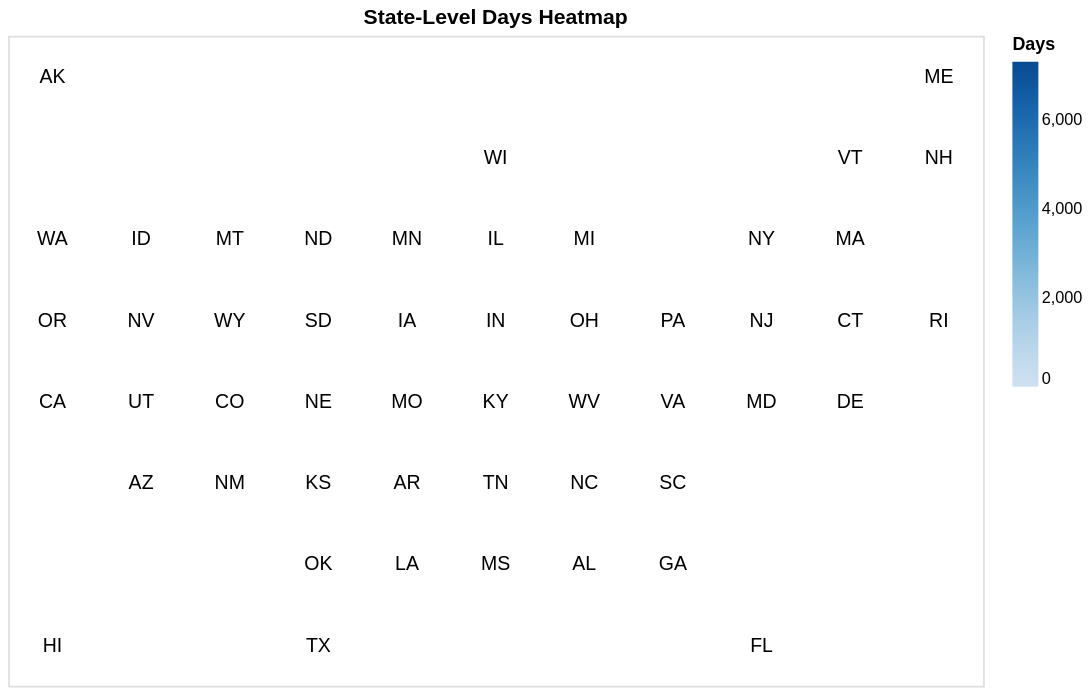

Notebook code for this chart:
### Code cell
text

### Figure 1 — Vega-Lite specification as saved in the notebook (floating-point values rounded to 4 significant figures)
{"config": {"view": {"continuousWidth": 300, "continuousHeight": 300}}, "data": {"name": "data-b9a5b9e547c3d61a16795750ec160bde"}, "mark": {"type": "text", "align": "center", "baseline": "middle", "fill": "black", "fontSize": 12}, "encoding": {"color": {"field": "days", "legend": {"title": "Days"}, "scale": {"scheme": "blues"}, "type": "quantitative"}, "text": {"field": "code", "type": "ordinal"}, "tooltip": [{"field": "code", "type": "nominal"}, {"field": "days", "type": "quantitative"}], "x": {"axis": null, "field": "col", "type": "ordinal"}, "y": {"axis": null, "field": "row", "type": "ordinal"}}, "height": 400, "title": "State-Level Days Heatmap", "width": 600, "$schema": "https://vega.github.io/schema/vega-lite/v5.20.1.json", "datasets": {"data-b9a5b9e547c3d61a16795750ec160bde": [{"id": 1, "publication": "New York Times 2", "state": "Alaska", "code": "AK", "col": 3, "row": 1, "State": "Alaska", "Abbreviation": "AK", "duration": "days", "estimate": null, "day_multiplier": 2.0, "days": 2.0}, {"id": 2, "publication": "New York Times 2", "state": "Washington", "code": "WA", "col": 3, "row": 3, "State": "Washington", "Abbreviation": "WA", "duration": "years", "estimate": 8.0, "day_multiplier": 365.0, "days": 2920.0}, {"id": 3, "publication": "New York Times 2", "state": "Oregon", "code": "OR", "col": 3, "row": 4, "State": "Oregon", "Abbreviation": "OR", "duration": "weeks", "estimate": 1.5, "day_multiplier": 7.0, "days": 10.5}, {"id": 4, "publication": "New York Times 2", "state": "California", "code": "CA", "col": 3, "row": 5, "State": "California", "Abbreviation": "CA", "duration": "months", "estimate": 7.0, "day_multiplier": 30.0, "days": 210.0}, {"id": 5, "publication": "New York Times 2", "state": "Hawaii", "code": "HI", "col": 3, "row": 8, "State": "Hawaii", "Abbreviation": "HI", "duration": "---", "estimate": null, "day_multiplier": 0.0, "days": 0.0}, {"id": 6, "publication": "New York Times 2", "state": "Idaho", "code": "ID", "col": 4, "row": 3, "State": "Idaho", "Abbreviation": "ID", "duration": "hours", "estimate": null, "day_multiplier": 0.5, "days": 0.5}, {"id": 7, "publication": "New York Times 2", "state": "Nevada", "code": "NV", "col": 4, "row": 4, "State": "Nevada", "Abbreviation": "NV", "duration": "weeks", "estimate": null, "day_multiplier": 7.0, "days": 7.0}, {"id": 8, "publication": "New York Times 2", "state": "Utah", "code": "UT", "col": 4, "row": 5, "State": "Utah", "Abbreviation": "UT", "duration": "days", "estimate": null, "day_multiplier": 4.0, "days": 4.0}, {"id": 9, "publication": "New York Times 2", "state": "Arizona", "code": "AZ", "col": 4, "row": 6, "State": "Arizona", "Abbreviation": "AZ", "duration": "weeks", "estimate": 1.0, "day_multiplier": 7.0, "days": 7.0}, {"id": 10, "publication": "New York Times 2", "state": "Montana", "code": "MT", "col": 5, "row": 3, "State": "Montana", "Abbreviation": "MT", "duration": "hours", "estimate": null, "day_multiplier": 0.5, "days": 0.5}, {"id": 11, "publication": "New York Times 2", "state": "Wyoming", "code": "WY", "col": 5, "row": 4, "State": "Wyoming", "Abbreviation": "WY", "duration": "hours", "estimate": null, "day_multiplier": 0.5, "days": 0.5}, {"id": 12, "publication": "New York Times 2", "state": "Colorado", "code": "CO", "col": 5, "row": 5, "State": "Colorado", "Abbreviation": "CO", "duration": "weeks", "estimate": 2.0, "day_multiplier": 7.0, "days": 14.0}, {"id": 13, "publication": "New York Times 2", "state": "New Mexico", "code": "NM", "col": 5, "row": 6, "State": "New Mexico", "Abbreviation": "NM", "duration": "weeks", "estimate": null, "day_multiplier": 7.0, "days": 7.0}, {"id": 14, "publication": "New York Times 2", "state": "North Dakota", "code": "ND", "col": 6, "row": 3, "State": "North Dakota", "Abbreviation": "ND", "duration": "hours", "estimate": null, "day_multiplier": 0.5, "days": 0.5}, {"id": 15, "publication": "New York Times 2", "state": "South Dakota", "code": "SD", "col": 6, "row": 4, "State": "South Dakota", "Abbreviation": "SD", "duration": "days", "estimate": null, "day_multiplier": 2.0, "days": 2.0}, {"id": 16, "publication": "New York Times 2", "state": "Nebraska", "code": "NE", "col": 6, "row": 5, "State": "Nebraska", "Abbreviation": "NE", "duration": "hours", "estimate": null, "day_multiplier": 0.5, "days": 0.5}, {"id": 17, "publication": "New York Times 2", "state": "Kansas", "code": "KS", "col": 6, "row": 6, "State": "Kansas", "Abbreviation": "KS", "duration": "days", "estimate": null, "day_multiplier": 2.0, "days": 2.0}, {"id": 18, "publication": "New York Times 2", "state": "Oklahoma", "code": "OK", "col": 6, "row": 7, "State": "Oklahoma", "Abbreviation": "OK", "duration": "hours", "estimate": null, "day_multiplier": 0.5, "days": 0.5}, {"id": 19, "publication": "New York Times 2", "state": "Texas", "code": "TX", "col": 6, "row": 8, "State": "Texas", "Abbreviation": "TX", "duration": "days", "estimate": null, "day_multiplier": 4.0, "days": 4.0}, {"id": 20, "publication": "New York Times 2", "state": "Minnesota", "code": "MN", "col": 7, "row": 3, "State": "Minnesota", "Abbreviation": "MN", "duration": "weeks", "estimate": null, "day_multiplier": 7.0, "days": 7.0}, {"id": 21, "publication": "New York Times 2", "state": "Iowa", "code": "IA", "col": 7, "row": 4, "State": "Iowa", "Abbreviation": "IA", "duration": "days", "estimate": null, "day_multiplier": 2.0, "days": 2.0}, {"id": 22, "publication": "New York Times 2", "state": "Missouri", "code": "MO", "col": 7, "row": 5, "State": "Missouri", "Abbreviation": "MO", "duration": "days", "estimate": null, "day_multiplier": 2.0, "days": 2.0}, {"id": 23, "publication": "New York Times 2", "state": "Arkansas", "code": "AR", "col": 7, "row": 6, "State": "Arkansas", "Abbreviation": "AR", "duration": "hours", "estimate": null, "day_multiplier": 0.5, "days": 0.5}, {"id": 24, "publication": "New York Times 2", "state": "Louisiana", "code": "LA", "col": 7, "row": 7, "State": "Louisiana", "Abbreviation": "LA", "duration": "weeks", "estimate": null, "day_multiplier": 7.0, "days": 7.0}, {"id": 25, "publication": "New York Times 2", "state": "Wisconsin", "code": "WI", "col": 8, "row": 2, "State": "Wisconsin", "Abbreviation": "WI", "duration": "days", "estimate": null, "day_multiplier": 4.0, "days": 4.0}, {"id": 26, "publication": "New York Times 2", "state": "Illinois", "code": "IL", "col": 8, "row": 3, "State": "Illinois", "Abbreviation": "IL", "duration": "weeks", "estimate": 2.0, "day_multiplier": 7.0, "days": 14.0}, {"id": 27, "publication": "New York Times 2", "state": "Indiana", "code": "IN", "col": 8, "row": 4, "State": "Indiana", "Abbreviation": "IN", "duration": "days", "estimate": null, "day_multiplier": 2.0, "days": 2.0}, {"id": 28, "publication": "New York Times 2", "state": "Kentucky", "code": "KY", "col": 8, "row": 5, "State": "Kentucky", "Abbreviation": "KY", "duration": "days", "estimate": null, "day_multiplier": 2.0, "days": 2.0}, {"id": 29, "publication": "New York Times 2", "state": "Tennessee", "code": "TN", "col": 8, "row": 6, "State": "Tennessee", "Abbreviation": "TN", "duration": "weeks", "estimate": 1.0, "day_multiplier": 7.0, "days": 7.0}, {"id": 30, "publication": "New York Times 2", "state": "Mississippi", "code": "MS", "col": 8, "row": 7, "State": "Mississippi", "Abbreviation": "MS", "duration": "days", "estimate": null, "day_multiplier": 5.0, "days": 5.0}, {"id": 31, "publication": "New York Times 2", "state": "Michigan", "code": "MI", "col": 9, "row": 3, "State": "Michigan", "Abbreviation": "MI", "duration": "months", "estimate": 2.5, "day_multiplier": 30.0, "days": 75.0}, {"id": 32, "publication": "New York Times 2", "state": "Ohio", "code": "OH", "col": 9, "row": 4, "State": "Ohio", "Abbreviation": "OH", "duration": "days", "estimate": null, "day_multiplier": 2.0, "days": 2.0}, {"id": 33, "publication": "New York Times 2", "state": "West Virginia", "code": "WV", "col": 9, "row": 5, "State": "West Virginia", "Abbreviation": "WV", "duration": "days", "estimate": null, "day_multiplier": 2.0, "days": 2.0}, {"id": 34, "publication": "New York Times 2", "state": "North Carolina", "code": "NC", "col": 9, "row": 6, "State": "North Carolina", "Abbreviation": "NC", "duration": "weeks", "estimate": 3.0, "day_multiplier": 7.0, "days": 21.0}, {"id": 35, "publication": "New York Times 2", "state": "Alabama", "code": "AL", "col": 9, "row": 7, "State": "Alabama", "Abbreviation": "AL", "duration": "months", "estimate": 9.0, "day_multiplier": 30.0, "days": 270.0}, {"id": 36, "publication": "New York Times 2", "state": "Pennsylvania", "code": "PA", "col": 10, "row": 4, "State": "Pennsylvania", "Abbreviation": "PA", "duration": "weeks", "estimate": null, "day_multiplier": 7.0, "days": 7.0}, {"id": 37, "publication": "New York Times 2", "state": "Virginia", "code": "VA", "col": 10, "row": 5, "State": "Virginia", "Abbreviation": "VA", "duration": "years", "estimate": 4.5, "day_multiplier": 365.0, "days": 1642.0}, {"id": 38, "publication": "New York Times 2", "state": "South Carolina", "code": "SC", "col": 10, "row": 6, "State": "South Carolina", "Abbreviation": "SC", "duration": "weeks", "estimate": 2.0, "day_multiplier": 7.0, "days": 14.0}, {"id": 39, "publication": "New York Times 2", "state": "Georgia", "code": "GA", "col": 10, "row": 7, "State": "Georgia", "Abbreviation": "GA", "duration": "weeks", "estimate": null, "day_multiplier": 7.0, "days": 7.0}, {"id": 40, "publication": "New York Times 2", "state": "New York", "code": "NY", "col": 11, "row": 3, "State": "New York", "Abbreviation": "NY", "duration": "months", "estimate": 2.0, "day_multiplier": 30.0, "days": 60.0}, {"id": 41, "publication": "New York Times 2", "state": "New Jersey", "code": "NJ", "col": 11, "row": 4, "State": "New Jersey", "Abbreviation": "NJ", "duration": "days", "estimate": null, "day_multiplier": 2.0, "days": 2.0}, {"id": 42, "publication": "New York Times 2", "state": "Maryland", "code": "MD", "col": 11, "row": 5, "State": "Maryland", "Abbreviation": "MD", "duration": "years", "estimate": 4.0, "day_multiplier": 365.0, "days": 1460.0}, {"id": 43, "publication": "New York Times 2", "state": "Florida", "code": "FL", "col": 11, "row": 8, "State": "Florida", "Abbreviation": "FL", "duration": "weeks", "estimate": null, "day_multiplier": 7.0, "days": 7.0}, {"id": 44, "publication": "New York Times 2", "state": "Vermont", "code": "VT", "col": 12, "row": 2, "State": "Vermont", "Abbreviation": "VT", "duration": "days", "estimate": null, "day_multiplier": 4.0, "days": 4.0}, {"id": 45, "publication": "New York Times 2", "state": "Massachusetts", "code": "MA", "col": 12, "row": 3, "State": "Massachusetts", "Abbreviation": "MA", "duration": "years", "estimate": 20.0, "day_multiplier": 365.0, "days": 7300.0}, {"id": 46, "publication": "New York Times 2", "state": "Connecticut", "code": "CT", "col": 12, "row": 4, "State": "Connecticut", "Abbreviation": "CT", "duration": "days", "estimate": null, "day_multiplier": 3.0, "days": 3.0}, {"id": 47, "publication": "New York Times 2", "state": "Delaware", "code": "DE", "col": 12, "row": 5, "State": "Delaware", "Abbreviation": "DE", "duration": "hours", "estimate": null, "day_multiplier": 3.0, "days": 3.0}, {"id": 48, "publication": "New York Times 2", "state": "Maine", "code": "ME", "col": 13, "row": 1, "State": "Maine", "Abbreviation": "ME", "duration": "weeks", "estimate": 3.0, "day_multiplier": 7.0, "days": 21.0}, {"id": 49, "publication": "New York Times 2", "state": "New Hampshire", "code": "NH", "col": 13, "row": 2, "State": "New Hampshire", "Abbreviation": "NH", "duration": "days", "estimate": null, "day_multiplier": 2.0, "days": 2.0}, {"id": 50, "publication": "New York Times 2", "state": "Rhode Island", "code": "RI", "col": 13, "row": 4, "State": "Rhode Island", "Abbreviation": "RI", "duration": "days", "estimate": null, "day_multiplier": 4.0, "days": 4.0}]}}
